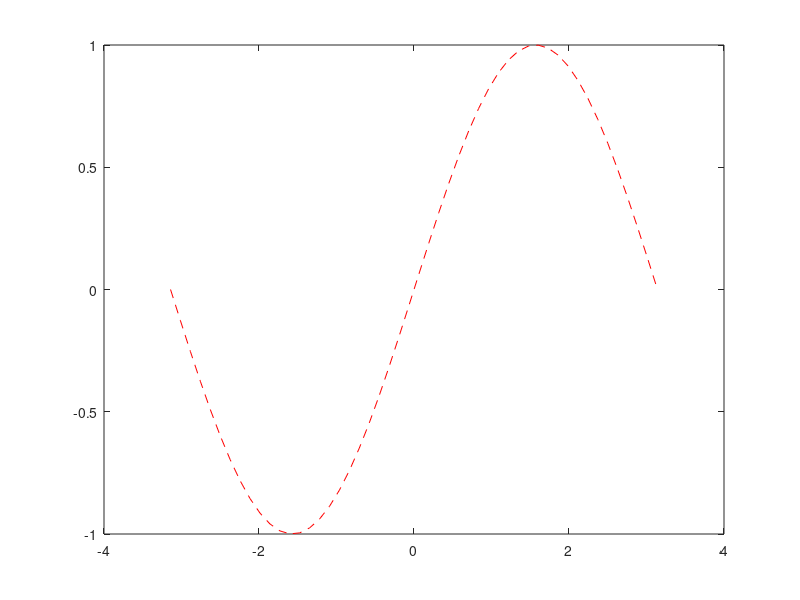
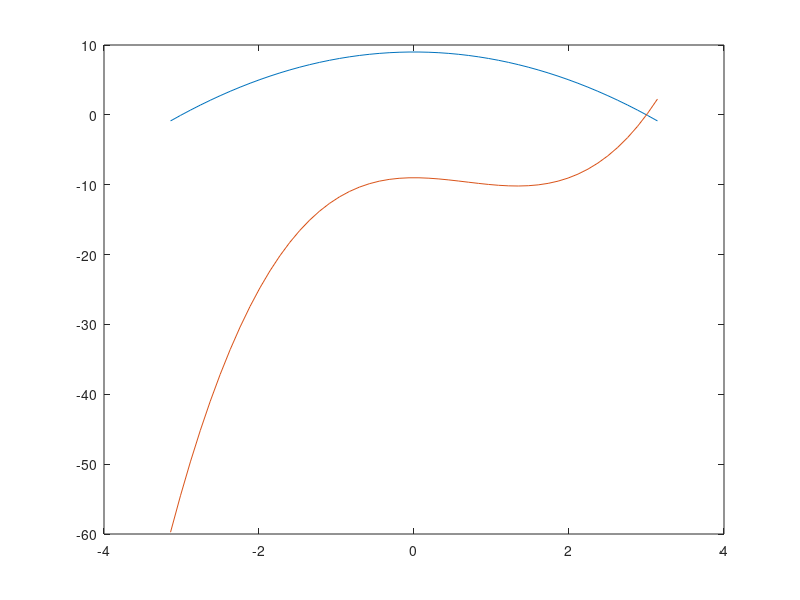
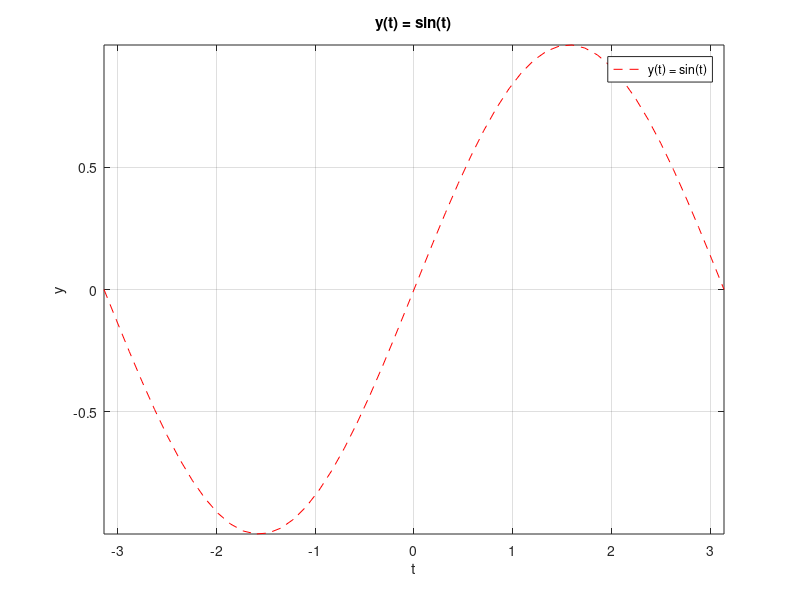
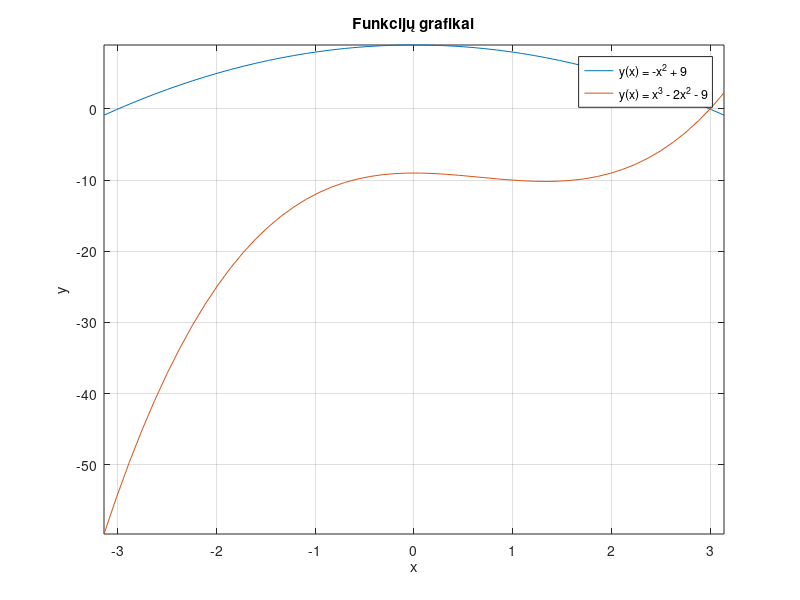

These charts were generated, in order, by the following MATLAB code:
% 3 Laboratorinis darbas


% 1 Uzduotis
%a)
t = linspace(-pi, pi, 50)
y = sin(t)

figure
plot(t, y, 'r--')

%b)
x = linspace(-pi, pi, 50)
y1 = -x.^2 + 9
y2 = x.^3 - 2*x.^2 - 9

figure
plot(x, y1, x, y2)

%c)
t = linspace(-pi, pi, 50)
y = sin(t)

figure
plot(t, y, 'r--')

xlabel('t')
ylabel('y')
title('y(t) = sin(t)')
axis([min(t) max(t) min(y) max(y)])
legend('y(t) = sin(t)', 'Location', 'best')
grid on

x = linspace(-pi, pi, 50)

y1 = -x.^2 + 9
y2 = x.^3 - 2*x.^2 - 9

figure
plot(x, y1, x, y2)

xlabel('x')
ylabel('y')
title('Funkcijų grafikai')
axis([min(x) max(x) min([y1 y2]) max([y1 y2])])
legend('y(x) = -x^2 + 9', 'y(x) = x^3 - 2x^2 - 9', 'Location', 'best')
grid on


% 2 uzduotis

%a)
Matrica = [8 7 9 10
    6 8 7 9
    9 9 8 10
    5 7 6 8
    10 9 10 9
    7 8 9 8]

figure

subplot(2,1,1)
bar(Matrica')

xlabel('Laboratorinis darbas')
ylabel('Pažymys')
title('Studentų pažymiai')
ylim([0 10])

legend('Studentas 1', 'Studentas 2', 'Studentas 3', 'Studentas 4', 'Studentas 5', 'Studentas 6')

grid on

%b)
Matrica = [8 7 9 10
    6 8 7 9
    9 9 8 10
    5 7 6 8
    10 9 10 9
    7 8 9 8]

figure

subplot(2,1,1)
bar(Matrica')

xlabel('Laboratorinis darbas')
ylabel('Pažymys')
title('Studentų pažymiai')
ylim([0 10])
legend('Studentas 1', 'Studentas 2', 'Studentas 3', 'Studentas 4', 'Studentas 5', 'Studentas 6')
grid on


vid = mean(Matrica)

subplot(2,1,2)
stem(1:4, vid)

xlabel('Laboratorinis darbas')
ylabel('Vidurkis')
title('Laboratorinių darbų vidurkiai')
ylim([0 10])
grid on

%c)
Matrica = [8 7 9 10
    6 8 7 9
    9 9 8 10
    5 7 6 8
    10 9 10 9
    7 8 9 8]

figure

subplot(2,1,1)
bar(Matrica')

xlabel('Laboratorinis darbas')
ylabel('Pažymys')
title('Studentų pažymiai')
ylim([0 10])

legend('Jonas', 'Mantas', 'Tomas', 'Lukas', 'Paulius', 'Domas')

grid on


vid = mean(Matrica)

subplot(2,1,2)
stem(1:4, vid)

xlabel('Laboratorinis darbas')
ylabel('Vidurkis')
title('Laboratorinių darbų vidurkiai')
ylim([0 10])

grid on

%3 uzduotis
% 2 LD duomenys
A = 5
f = 5
q = 1,5
U1 = 3
U2 = 2
t = 0:0.001:1
s = A*sin(2*pi*f*t)
n = q*randn(size(t))
s = s+n
% a)
S1 = s(s > U1)
% b)
S2 = s
S2(abs(s) < U2) = 0
% c)
S3 = length(s)
% d)
S4 = length(S1)
% e)
Maziausia = min(S2)
Didziausia = max(S2)
%
figure
ind = s > U1

stem(t(ind), s(ind))
hold on

[minS, minInd] = min(s)
[maxS, maxInd] = max(s)

plot(t(minInd), minS, 'rv', 'MarkerFaceColor', 'r')
plot(t(maxInd), maxS, 'r^', 'MarkerFaceColor', 'r')

xlabel('Laikas, s', 'Color', 'b', 'FontSize', 14)
ylabel('Įtampa, V', 'Color', 'b', 'FontSize', 14)

title('Signalo reikšmės virš U1 ribos')

legend('s > U1', 'Minimali reikšmė', 'Maksimali reikšmė')

grid on
